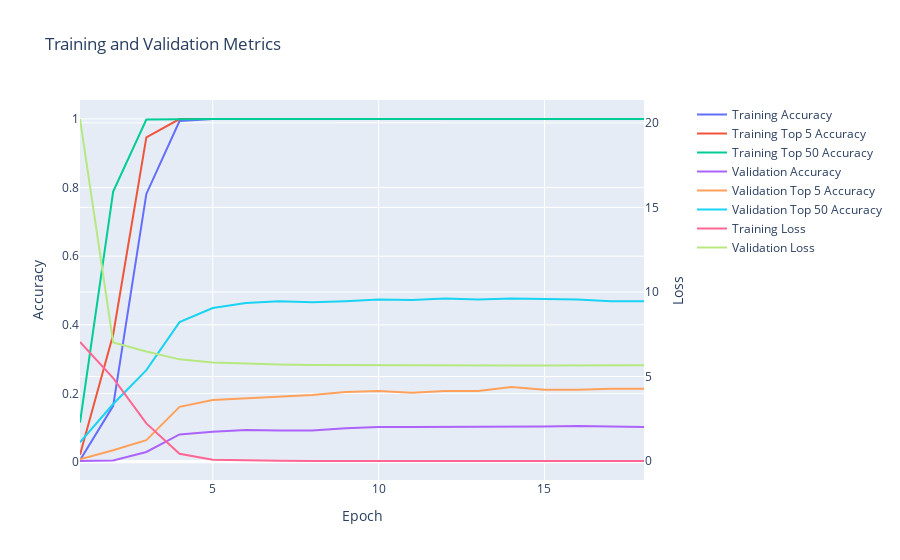

Notebook cell for this chart:
### Code cell
softmax_cross_entropy_model.display_training_history()

### Figure 1 — Plotly figure (JSON) as saved in the notebook; plotly's stock layout.template omitted (floating-point values rounded to 4 significant figures)
{"data": [{"mode": "lines", "name": "Training Accuracy", "type": "scatter", "x": [1, 2, 3, 4, 5, 6, 7, 8, 9, 10, 11, 12, 13, 14, 15, 16, 17, 18], "xaxis": "x", "y": [0.005754, 0.164, 0.7813, 0.9938, 0.9996, 0.9996, 0.9996, 0.9996, 0.9996, 0.9996, 0.9996, 0.9996, 0.9996, 0.9996, 0.9996, 0.9996, 0.9996, 0.9996, 0.9996], "yaxis": "y"}, {"mode": "lines", "name": "Training Top 5 Accuracy", "type": "scatter", "x": [1, 2, 3, 4, 5, 6, 7, 8, 9, 10, 11, 12, 13, 14, 15, 16, 17, 18], "xaxis": "x", "y": [0.02178, 0.372, 0.9462, 0.9996, 0.9996, 0.9996, 0.9996, 0.9996, 0.9996, 0.9996, 0.9996, 0.9996, 0.9996, 0.9996, 0.9996, 0.9996, 0.9996, 0.9996, 0.9996], "yaxis": "y"}, {"mode": "lines", "name": "Training Top 50 Accuracy", "type": "scatter", "x": [1, 2, 3, 4, 5, 6, 7, 8, 9, 10, 11, 12, 13, 14, 15, 16, 17, 18], "xaxis": "x", "y": [0.1151, 0.7879, 0.9979, 0.9996, 0.9996, 0.9996, 0.9996, 0.9996, 0.9996, 0.9996, 0.9996, 0.9996, 0.9996, 0.9996, 0.9996, 0.9996, 0.9996, 0.9996, 0.9996], "yaxis": "y"}, {"mode": "lines", "name": "Validation Accuracy", "type": "scatter", "x": [1, 2, 3, 4, 5, 6, 7, 8, 9, 10, 11, 12, 13, 14, 15, 16, 17, 18], "xaxis": "x", "y": [0.003289, 0.004934, 0.02961, 0.08059, 0.08882, 0.09375, 0.09211, 0.09211, 0.09868, 0.102, 0.102, 0.102, 0.102, 0.1036, 0.1036, 0.1053, 0.1036, 0.102, 0.1036], "yaxis": "y"}, {"mode": "lines", "name": "Validation Top 5 Accuracy", "type": "scatter", "x": [1, 2, 3, 4, 5, 6, 7, 8, 9, 10, 11, 12, 13, 14, 15, 16, 17, 18], "xaxis": "x", "y": [0.008224, 0.03454, 0.06414, 0.1612, 0.1809, 0.1859, 0.1908, 0.1957, 0.2039, 0.2072, 0.2023, 0.2072, 0.2072, 0.2188, 0.2105, 0.2105, 0.2138, 0.2138, 0.2122], "yaxis": "y"}, {"mode": "lines", "name": "Validation Top 50 Accuracy", "type": "scatter", "x": [1, 2, 3, 4, 5, 6, 7, 8, 9, 10, 11, 12, 13, 14, 15, 16, 17, 18], "xaxis": "x", "y": [0.05757, 0.1694, 0.2681, 0.4079, 0.449, 0.4638, 0.4688, 0.4655, 0.4688, 0.4737, 0.472, 0.477, 0.4737, 0.477, 0.4753, 0.4737, 0.4688, 0.4688, 0.477], "yaxis": "y"}, {"mode": "lines", "name": "Training Loss", "type": "scatter", "x": [1, 2, 3, 4, 5, 6, 7, 8, 9, 10, 11, 12, 13, 14, 15, 16, 17, 18], "xaxis": "x", "y": [7.048, 4.91, 2.227, 0.4284, 0.07304, 0.0247, 0.01476, 0.01142, 0.009679, 0.008161, 0.00752, 0.006853, 0.006334, 0.005896, 0.005708, 0.005278, 0.005177, 0.00486, 0.004706], "yaxis": "y2"}, {"mode": "lines", "name": "Validation Loss", "type": "scatter", "x": [1, 2, 3, 4, 5, 6, 7, 8, 9, 10, 11, 12, 13, 14, 15, 16, 17, 18], "xaxis": "x", "y": [20.23, 7.015, 6.479, 6.015, 5.829, 5.747, 5.706, 5.686, 5.675, 5.669, 5.668, 5.662, 5.658, 5.658, 5.658, 5.66, 5.662, 5.662, 5.666], "yaxis": "y2"}], "layout": {"title": {"text": "Training and Validation Metrics"}, "xaxis": {"anchor": "y", "domain": [0.0, 0.94], "title": {"text": "Epoch"}}, "yaxis": {"anchor": "x", "domain": [0.0, 1.0], "title": {"text": "Accuracy"}}, "yaxis2": {"anchor": "x", "overlaying": "y", "side": "right", "title": {"text": "Loss"}}}}
